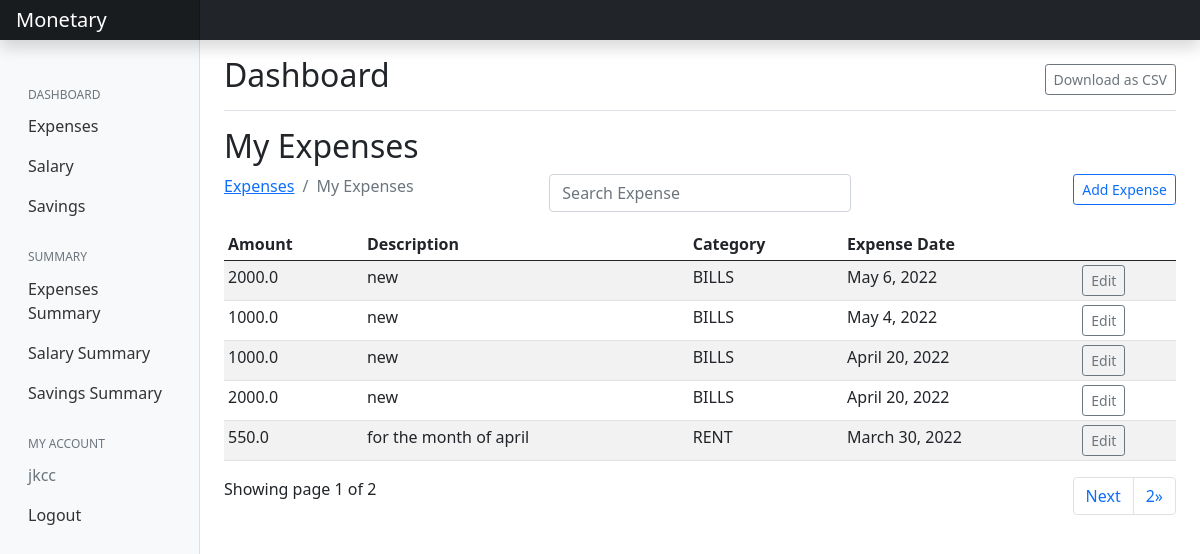
The app's page / (signed in), older data.
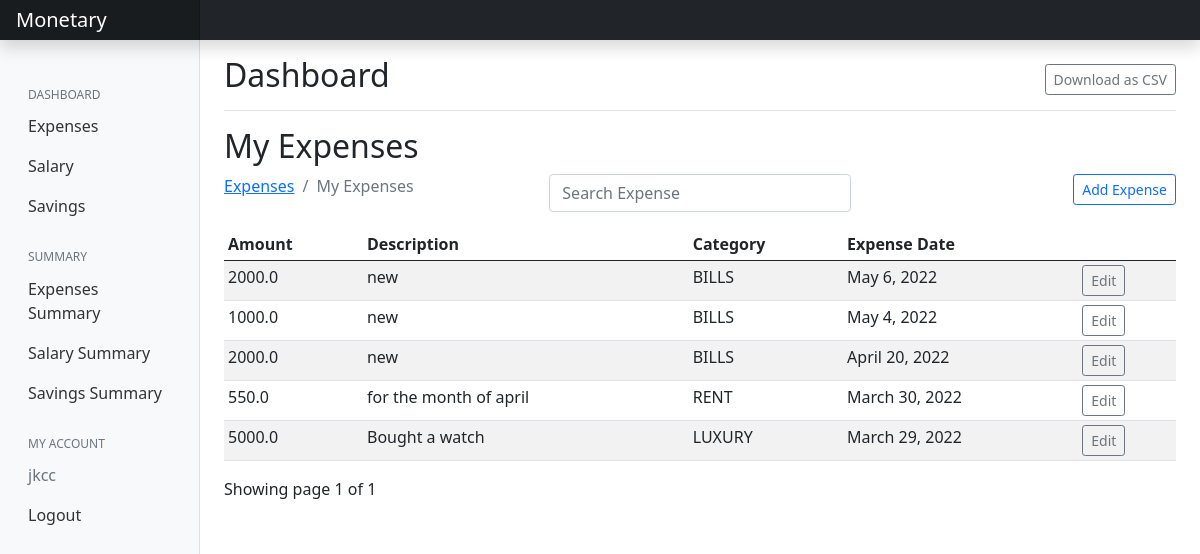
The same page, newer data.
### expenses/models.py (models this page shows, shortened)
class Expense(models.Model):
    amount = models.FloatField()
    date = models.DateField(default=now)
    description = models.TextField()
    owner = models.ForeignKey(to=User, on_delete=models.CASCADE)
    category = models.CharField(max_length=200)
    class Meta:
        ordering = ['-date']

### expenses/views.py (the view)
# urls.py: path('', views.index, name="expenses"),
@login_required(login_url='/accounts/login')
def index(request):
    categories = Category.objects.all()
    expenses = Expense.objects.filter(owner=request.user)
    paginator = Paginator(expenses, 5)
    page_num = request.GET.get('page')
    page_obj = Paginator.get_page(paginator, page_num)
    context = {
        'expenses': expenses,
        'page_obj': page_obj
    }
    return render(request, 'expenses/index.html', context)

### expenses/templates/expenses/index.html (shortened to what this page needs)
{% extends 'base.html' %}
{% load static %}
{% block content %}
{% if expenses.count %}
<div class="d-flex justify-content-between flex-wrap flex-md-nowrap align-items-center pt-3 pb-2 mb-3 border-bottom">
    <h1 class="h2">Dashboard</h1>
    <div class="btn-toolbar mb-2 mb-md-0">
        <a href="{% url 'export-csv' %}" class="btn btn-outline-secondary btn-sm">Download as CSV</a>
    </div>
</div>
<h2>My Expenses</h2>
<div class="row">
    <div class="col-md-4">
        <nav aria-label="breadcrumb">
            <ol class="breadcrumb">
                <li class="breadcrumb-item"><a href="{% url 'expenses' %}">Expenses</a></li>
                <li class="breadcrumb-item active" aria-current="page">My Expenses</li>
            </ol>
        </nav>
    </div>
    <div class="col-md-4">
        <div class="form-group">
            <input type="text" class="form-control mb-3" id="searchField" placeholder="Search Expense">
        </div>
    </div>
    <div class="col-md-4">
        <a href="{% url 'add-expenses' %}" class="btn btn-outline-primary btn-sm mb-3 float-end">Add Expense</a>
    </div>
</div>
<div class="app-table">
    <table class="table table-striped table-sm">
        <thead>
            <tr>
                <th>Amount</th>
                <th>Description</th>
                <th>Category</th>
                <th>Expense Date</th>
                <th></th>
            </tr>
        </thead>
        <tbody>
            {% for expense in page_obj %}
            <tr>
                <td>{{expense.amount}}</td>
                <td>{{expense.description}}</td>
                <td>{{expense.category}}</td>
                <td>{{expense.date}}</td>
                <td><a href="{% url 'expense-edit' expense.id %}" class="btn btn-outline-secondary btn-sm">Edit</a></td>
            </tr>
            {% endfor %}
        </tbody>
    </table>
</div>
<div class="pagination-container">
    <div>
        Showing page {{ page_obj.number }} of {{ page_obj.paginator.num_pages }}
        <ul class="pagination align-right float-end mr-auto">
            {% if page_obj.has_next %}
            <li class="page-item"><a class="page-link" href="?page={{ page_obj.next_page_number }}">Next</a>
            </li>
            <li class="page-item"><a class="page-link"
                    href="?page={{ page_obj.paginator.num_pages }}">{{ page_obj.paginator.num_pages }}&raquo;</a>
            </li>
            {% endif %}
        </ul>
    </div>
</div>
{% endif %}
{% endblock %}

Row changes from the older to the newer data that the page shows:
removed Expense: amount "1000.0", description "new", category "BILLS", date "April 20, 2022"
now on this page (row unchanged): Expense: amount "5000.0", description "Bought a watch", category "LUXURY", date "March 29, 2022"
Text that changed along with them:
{{ page_obj.paginator.num_pages }}: "2" → "1"
{{ page_obj.paginator.num_pages }}: "2" → (not shown)
text no longer shown: "Next »"
